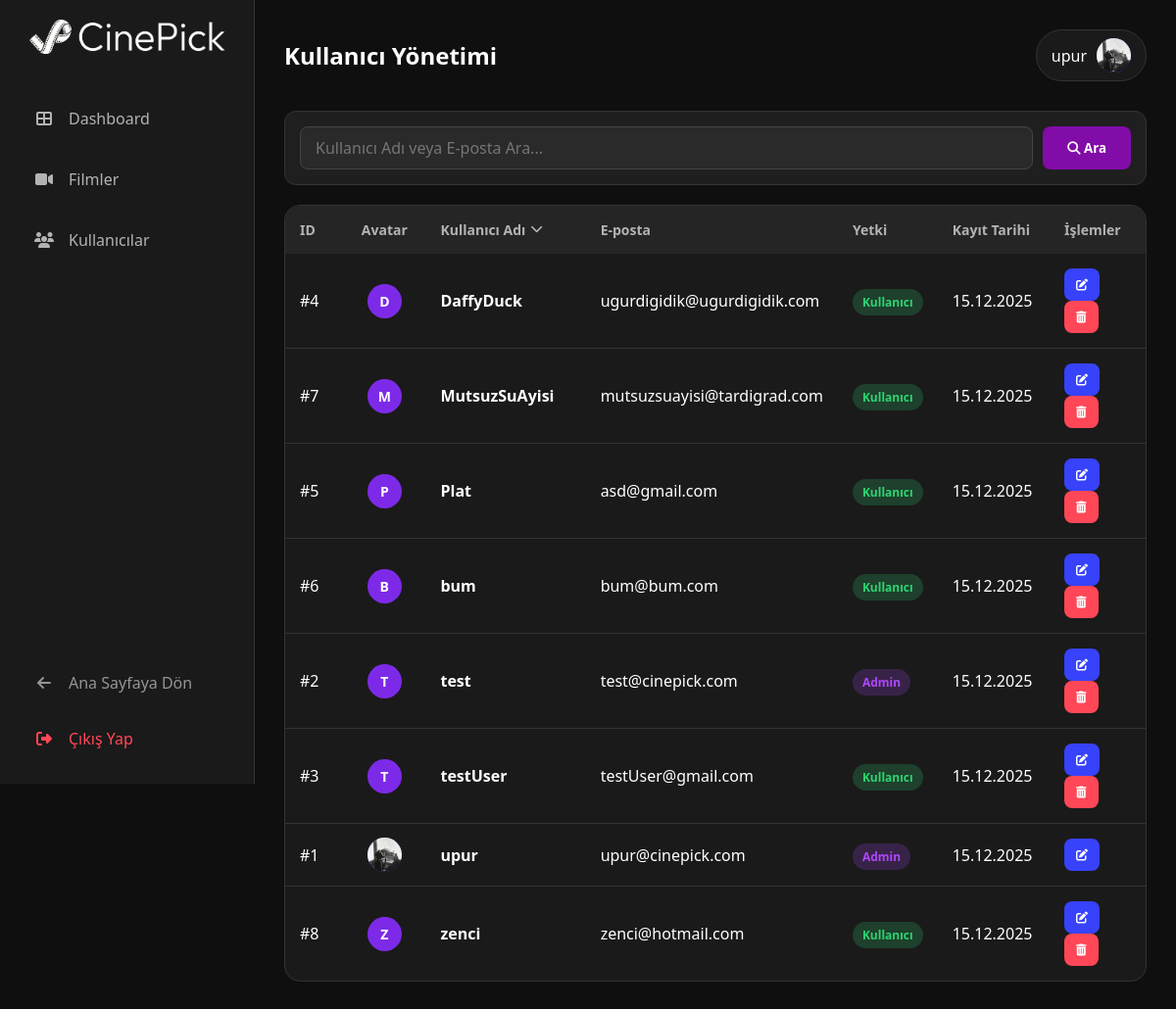
Screenshot of /admin/users?page=1&sort=username_asc (signed in) with the database file from the repository.
### models.py (models this page shows)
class User(db.Model, UserMixin):
    id = db.Column(db.Integer, primary_key=True)
    username = db.Column(db.String(20), unique=True, nullable=False)
    email = db.Column(db.String(120), unique=True, nullable=False)
    password = db.Column(db.String(60), nullable=False)
    watchlist = db.relationship('Watchlist', backref='author', lazy=True)
    created_at = db.Column(db.DateTime, nullable=False, default=datetime.utcnow)
    avatar = db.Column(db.String(100), nullable=True)
    is_admin = db.Column(db.Boolean, default=False)

### app.py (the view)
@app.route('/admin/users')
@login_required
@admin_required
def admin_users():
    query = request.args.get('q')
    page = request.args.get('page', 1, type=int)
    sort_by = request.args.get('sort', None)
    users_query = User.query
    if query:
        users_query = users_query.filter(or_(
            User.username.ilike(f'%{query}%'),
            User.email.ilike(f'%{query}%')
        ))
    if sort_by:
        if sort_by == 'id_desc':
            users_query = users_query.order_by(User.id.desc())
        elif sort_by == 'id_asc':
            users_query = users_query.order_by(User.id.asc())
        elif sort_by == 'username_asc':
            users_query = users_query.order_by(User.username.asc())
        elif sort_by == 'username_desc':
            users_query = users_query.order_by(User.username.desc())
        elif sort_by == 'email_asc':
            users_query = users_query.order_by(User.email.asc())
        elif sort_by == 'email_desc':
            users_query = users_query.order_by(User.email.desc())
        elif sort_by == 'admin_asc':
            users_query = users_query.order_by(User.is_admin.asc())
        elif sort_by == 'admin_desc':
            users_query = users_query.order_by(User.is_admin.desc())
    pagination = users_query.paginate(page=page, per_page=app.config['PER_PAGE'], error_out=False)
    users_data = pagination.items
    today = date.today()
    for user in users_data:
        registration_date = user.created_at.date()
        delta = today - registration_date
        user.days_active = delta.days
    return render_template('admin/users.html',
                           users=users_data,
                           search_query=query,
                           current_page=pagination.page,
                           total_pages=pagination.pages,
                           current_sort=sort_by)

### app.py (called while the page is built, shortened)
@login_manager.user_loader
def load_user(user_id):
    return db.session.get(User, int(user_id))

def admin_required(f):
    @wraps(f)
    def decorated_function(*args, **kwargs):
        if not current_user.is_authenticated or not current_user.is_admin:
            flash("Bu sayfaya erişim yetkiniz yok.", "error")
            return redirect(url_for('home'))
        return f(*args, **kwargs)
    return decorated_function

@app.before_request
def track_visits():
    if request.path.startswith('/static') or request.path.startswith('/admin'):
        return

### templates/admin/users.html (shortened to what this page needs)
{% extends "admin/base.html" %}
{% block extra_css %}
    <link rel="stylesheet" href="{{ url_for('static', filename='css/admin/admin-users.css') }}">
    <link rel="stylesheet" href="{{ url_for('static', filename='css/admin/admin-style.css') }}">
    <link rel="stylesheet" href="{{ url_for('static', filename='css/admin/admin-user-edit.css') }}">
{% endblock %}
{% block content %}
    <div class="header">
        <h2>Kullanıcı Yönetimi</h2>
        <div class="admin-profile">
            <span>{{ current_user.username if current_user.is_authenticated else 'Admin' }}</span>
            <div class="admin-avatar">
                {% if current_user.is_authenticated and current_user.avatar %}
                    <img src="{{ url_for('static', filename='uploads/' + current_user.avatar) }}" alt="{{ current_user.username }} Avatar">
                {% elif current_user.is_authenticated %}
                    <span>{{ current_user.username[0] | upper }}</span>
                {% else %}
                    <span>A</span>
                {% endif %}
            </div>
        </div>
    </div>
    <div class="search-container">
        <form id="search-form" action="{{ url_for('admin_users') }}" method="GET" style="display:flex; width:100%; gap:10px;">
            <input type="text" name="q" class="search-input" placeholder="Kullanıcı Adı veya E-posta Ara..." value="{{ search_query if search_query else '' }}">
            <button type="submit" class="search-btn"><i class="fas fa-search"></i> Ara</button>
        </form>
    </div>
    <div class="table-container" id="user-table-container">
        <table>
            <thead>
                <tr>
                    {% set next_sort_id = 'id_asc' if current_sort == 'id_desc' else None if current_sort == 'id_asc' else 'id_desc' %}
                    <th style="width: 80px;">
                        <a href="{{ url_for('admin_users', page=1, q=search_query, sort=next_sort_id) }}" class="sortable-header">
                            ID
                        </a>
                    </th>
                    <th style="width: 100px; text-align: center;">Avatar</th>
                    {% set next_sort_username = 'username_desc' if current_sort == 'username_asc' else None if current_sort == 'username_desc' else 'username_asc' %}
                    <th style="width: 200px;">
                        <a href="{{ url_for('admin_users', page=1, q=search_query, sort=next_sort_username) }}" class="sortable-header">
                            Kullanıcı Adı
                            {% if current_sort == 'username_asc' %}<i class="fas fa-chevron-down"></i>
                            {% elif current_sort == 'username_desc' %}<i class="fas fa-chevron-up"></i>
                            {% endif %}
                        </a>
                    </th>
                    {% set next_sort_email = 'email_desc' if current_sort == 'email_asc' else None if current_sort == 'email_desc' else 'email_asc' %}
                    <th>
                        <a href="{{ url_for('admin_users', page=1, q=search_query, sort=next_sort_email) }}" class="sortable-header">
                            E-posta
                        </a>
                    </th>
                    {% set next_sort_admin = 'admin_desc' if current_sort == 'admin_asc' else None if current_sort == 'admin_desc' else 'admin_asc' %}
                    <th>
                        <a href="{{ url_for('admin_users', page=1, q=search_query, sort=next_sort_admin) }}" class="sortable-header">
                            Yetki
                        </a>
                    </th>
                    <th style="width: 120px;">Kayıt Tarihi</th>
                    <th style="width: 120px;">İşlemler</th>
                </tr>
            </thead>
            <tbody>
                {% if users %}
                    {% for u in users %}
                    <tr data-user-id="{{ u.id }}" data-username="{{ u.username }}" data-email="{{ u.email }}" data-is-admin="{{ 'true' if u.is_admin else 'false' }}"
                        data-days-active="{{ u.days_active }}"
                        onclick="openUserViewModal('{{ u.id }}')" style="cursor: pointer;">
                        <td>#{{ u.id }}</td>
                        <td class="avatar-cell">
                            <div class="user-avatar">
                                {% if u.avatar %}
                                    <img src="{{ url_for('static', filename='uploads/' + u.avatar) }}" alt="{{ u.username }} Avatar">
                                {% else %}
                                    <span>{{ u.username[0] | upper }}</span>
                                {% endif %}
                            </div>
                        </td>
                        <td class="title-cell">{{ u.username }}</td>
                        <td>{{ u.email }}</td>
                        <td>
                            {% if u.is_admin %}
                                <span class="status-badge status-admin">Admin</span>
                            {% else %}
                                <span class="status-badge status-user">Kullanıcı</span>
                            {% endif %}
                        </td>
                        <td>{{ u.created_at.strftime('%d.%m.%Y') }}</td>
                        <td>
                            <button class="action-btn btn-edit" title="Düzenle" onclick="openEditModal('{{ u.id }}'); event.stopPropagation();">
                                <i class="fas fa-edit"></i>
                            </button>
                            {% if u.id != current_user.id %}
                            <button class="action-btn btn-delete" title="Sil" onclick="deleteUser('{{ u.id }}', '{{ u.username }}'); event.stopPropagation();">
                                <i class="fas fa-trash-alt"></i>
                            </button>
                            {% endif %}
                        </td>
                    </tr>
                    {% endfor %}
                {% else %}
                    <tr>
                        <td colspan="7" style="text-align:center; color:#777;">
                            Kullanıcı bulunamadı.
                        </td>
                    </tr>
                {% endif %}
            </tbody>
        </table>
    </div>
{% endblock %}

### static/css/admin/admin-style.css (style rules this page uses)
:root { --bg-dark: #0f0f0f; --panel-dark: #1a1a1a; --primary-purple: #7d2ae8; --text-white: #ffffff; --text-gray: #b3b3b3; --danger: #ff4757; --success: #2ed573; --warning: #ffca28; }
* { margin: 0; padding: 0; box-sizing: border-box; font-family: 'Segoe UI', Tahoma, Geneva, Verdana, sans-serif; }
body { background-color: var(--bg-dark); color: var(--text-white); display: flex; min-height: 100vh; }
th { vertical-align: middle; }
td { vertical-align: middle; }
.sortable-header { display: flex; align-items: center; gap: 5px; cursor: pointer; text-decoration: none; color: inherit; }
thead th a { padding: 15px 0; margin: -15px 0; }
.sortable-header i.fas { font-size: 0.8rem; transition: transform 0.2s; }
.avatar-cell { width: 100px; padding: 5px !important; text-align: center; vertical-align: middle; }
.user-avatar { margin: 0 auto; }
.header { display: flex; justify-content: space-between; align-items: center; margin-bottom: 30px; }
.admin-profile { display: flex; align-items: center; gap: 10px; background: var(--panel-dark); padding: 8px 15px; border-radius: 30px; border: 1px solid #333; }
.admin-avatar { width: 35px; height: 35px; background-color: var(--primary-purple); border-radius: 50%; display: flex; justify-content: center; align-items: center; font-weight: bold; color: white; overflow: hidden; }
.admin-avatar img { width: 100%; height: 100%; object-fit: cover; display: block; }
.avatar-cell { width: 60px; padding: 5px !important; text-align: center; }
.user-avatar { width: 35px; height: 35px; border-radius: 50%; background-color: var(--primary-purple, #810CA8); color: white; font-size: 14px; font-weight: bold; display: flex; align-items: center; justify-content: center; overflow: hidden; margin: 0 auto; }
.user-avatar img { width: 100%; height: 100%; object-fit: cover; display: block; }
.table-container { background-color: var(--panel-dark); border-radius: 16px; overflow: hidden; border: 1px solid #333; }
table { width: 100%; border-collapse: collapse; text-align: left; }
th { background-color: #252525; padding: 15px; color: var(--text-gray); font-weight: 600; font-size: 14px; }
td { padding: 15px; border-bottom: 1px solid #333; color: white; }
tr:last-child td { border-bottom: none; }
.status-badge { padding: 5px 10px; border-radius: 20px; font-size: 12px; font-weight: bold; }
.status-user { background: rgba(46, 213, 115, 0.2); color: var(--success); }
.status-admin { background: rgba(175, 71, 255, 0.2); color: rgba(175, 71, 255, 1); }
.action-btn { border: none; padding: 8px 12px; border-radius: 8px; cursor: pointer; color: white; font-size: 12px; transition: 0.2s; }
.btn-edit { background-color: #3742fa; margin-right: 5px; }
.btn-delete { background-color: var(--danger); }

### static/css/admin/admin-users.css (style rules this page uses)
.search-container { margin-bottom: 20px; background: #1f1f1f; padding: 15px; border-radius: 12px; border: 1px solid #333; display: flex; gap: 10px; }
.search-input { flex: 1; background: #2a2a2a; border: 1px solid #444; padding: 10px 15px; border-radius: 8px; color: #fff; font-size: 1rem; box-sizing: border-box; }
.search-btn { background: #810CA8; color: white; border: none; padding: 0 25px; border-radius: 8px; cursor: pointer; font-weight: 600; transition: 0.2s; }
.table-container table tbody tr { cursor: pointer; }
.title-cell { font-weight: 600; color: #fff; }
.avatar-cell { width: 60px; padding: 5px !important; text-align: center; }
.user-avatar { width: 40px; height: 40px; border-radius: 50%; background-color: var(--primary-purple, #810CA8); color: white; font-size: 16px; font-weight: bold; display: flex; align-items: center; justify-content: center; overflow: hidden; margin: 0 auto; }
.user-avatar img { width: 100%; height: 100%; object-fit: cover; }

### rows the page displays
User: username "upur", avatar (picture), id "1", email "upur@cinepick.com", is_admin "Admin", created_at "15.12.2025"
User: id "4", username "D", username "DaffyDuck", email "ugurdigidik@ugurdigidik.com", is_admin "Kullanıcı", created_at "15.12.2025"
User: id "7", username "M", username "MutsuzSuAyisi", email "mutsuzsuayisi@tardigrad.com", is_admin "Kullanıcı", created_at "15.12.2025"
User: id "5", username "P", username "Plat", email "asd@gmail.com", is_admin "Kullanıcı", created_at "15.12.2025"
User: id "6", username "B", username "bum", email "bum@bum.com", is_admin "Kullanıcı", created_at "15.12.2025"
User: id "2", username "T", username "test", email "test@cinepick.com", is_admin "Admin", created_at "15.12.2025"
User: id "3", username "T", username "testUser", email "testUser@gmail.com", is_admin "Kullanıcı", created_at "15.12.2025"
User: id "8", username "Z", username "zenci", email "zenci@hotmail.com", is_admin "Kullanıcı", created_at "15.12.2025"
